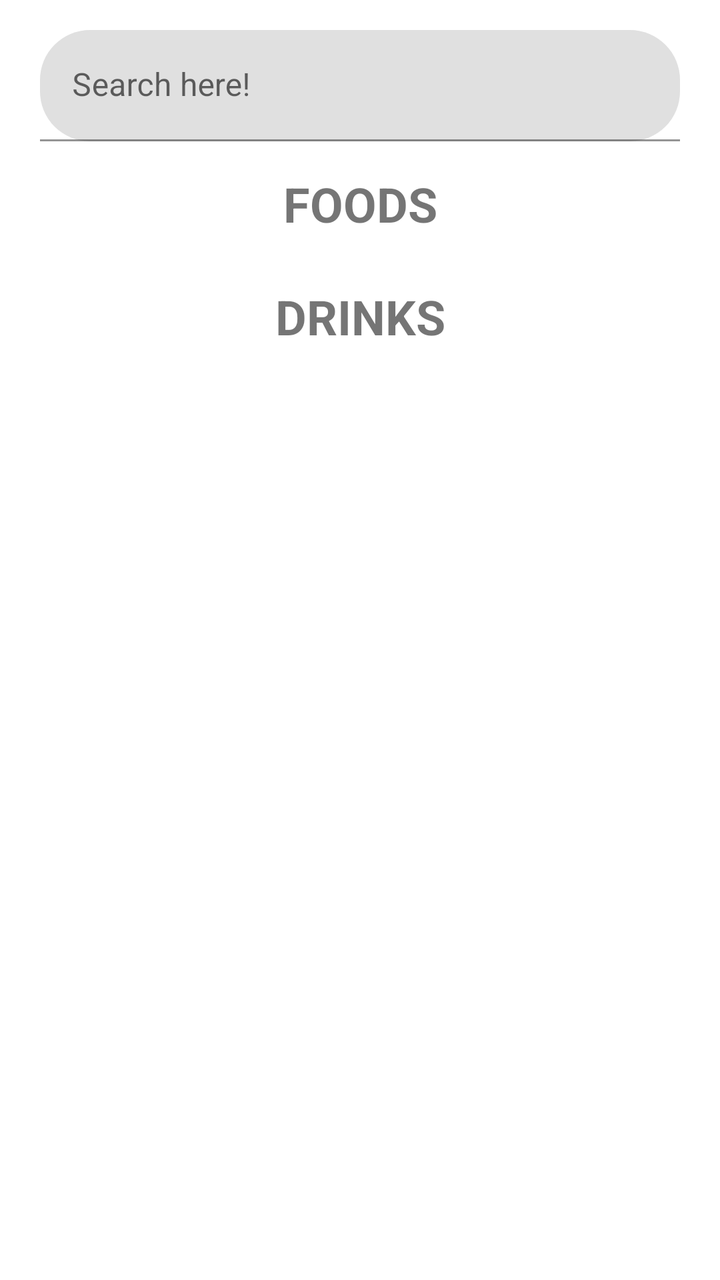
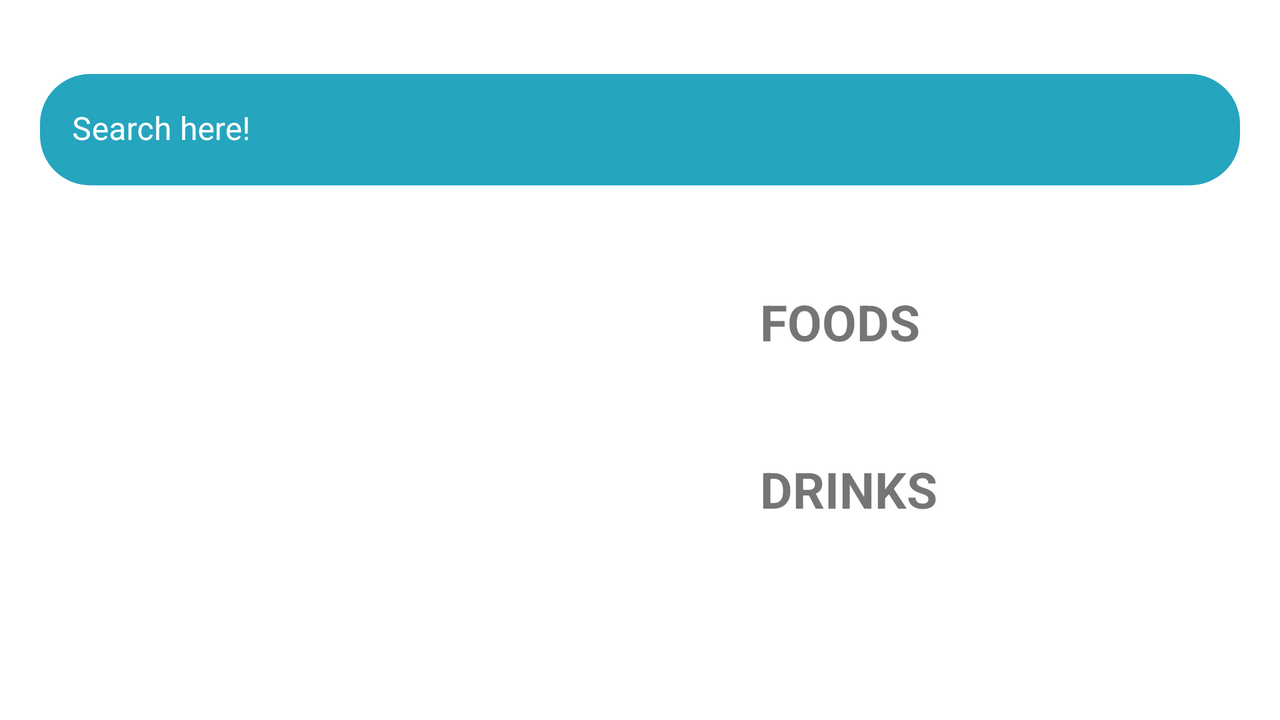

One screen, two layout resources from the same app: the default and the author's alternative for another configuration. Each is rendered where Android would select it; the XML of both is given below.
<!-- AndroidManifest.xml: application theme Theme.Majika -->
<!-- res/layout/fragment_menu.xml -->
<?xml version="1.0" encoding="utf-8"?>
<FrameLayout xmlns:android="http://schemas.android.com/apk/res/android"
    xmlns:app="http://schemas.android.com/apk/res-auto"
    xmlns:tools="http://schemas.android.com/tools"
    android:layout_width="match_parent"
    android:layout_height="match_parent"
    tools:context=".MenuFragment">

    <LinearLayout
        android:layout_width="match_parent"
        android:layout_height="match_parent"
        android:orientation="vertical">

        <com.google.android.material.textfield.TextInputLayout
            android:id="@+id/search_field"
            android:layout_width="match_parent"
            android:layout_height="wrap_content"
            android:layout_marginHorizontal="20dp"
            android:layout_marginVertical="15dp"
            app:boxCornerRadiusBottomEnd="25dp"
            app:boxCornerRadiusBottomStart="25dp"
            app:boxCornerRadiusTopEnd="25dp"
            app:boxCornerRadiusTopStart="25dp"
            app:hintTextColor="@color/mtrl_error">

            <com.google.android.material.textfield.TextInputEditText
                android:id="@+id/text_input"
                android:layout_width="match_parent"
                android:layout_height="wrap_content"
                android:hint="Search here!"
                android:singleLine="true" />
        </com.google.android.material.textfield.TextInputLayout>

        <androidx.core.widget.NestedScrollView
            android:layout_width="match_parent"
            android:layout_height="match_parent"
            android:fillViewport="true">

            <LinearLayout
                android:layout_width="match_parent"
                android:layout_height="wrap_content"
                android:orientation="vertical">

                <androidx.constraintlayout.widget.ConstraintLayout
                    android:layout_width="match_parent"
                    android:layout_height="match_parent">

                    <TextView
                        android:id="@+id/textView7"
                        android:layout_width="wrap_content"
                        android:layout_height="wrap_content"
                        android:text="FOODS"
                        android:textSize="24sp"
                        android:textStyle="bold"
                        app:layout_constraintEnd_toEndOf="parent"
                        app:layout_constraintStart_toStartOf="parent"
                        app:layout_constraintTop_toTopOf="parent" />

                    <androidx.recyclerview.widget.RecyclerView
                        android:id="@+id/Daftar_Makanan"
                        android:layout_width="match_parent"
                        android:layout_height="wrap_content"
                        android:layout_marginHorizontal="16dp"
                        android:layout_marginTop="8dp"
                        android:overScrollMode="never"
                        app:layout_constraintStart_toStartOf="parent"
                        app:layout_constraintTop_toBottomOf="@+id/textView7">

                    </androidx.recyclerview.widget.RecyclerView>

                    <TextView
                        android:id="@+id/textView6"
                        android:layout_width="wrap_content"
                        android:layout_height="wrap_content"
                        android:layout_marginTop="16dp"
                        android:text="DRINKS"
                        android:textSize="24sp"
                        android:textStyle="bold"
                        app:layout_constraintEnd_toEndOf="parent"
                        app:layout_constraintStart_toStartOf="parent"
                        app:layout_constraintTop_toBottomOf="@+id/Daftar_Makanan" />

                    <androidx.recyclerview.widget.RecyclerView
                        android:id="@+id/list_drinks"
                        android:layout_width="match_parent"
                        android:layout_height="wrap_content"
                        android:layout_marginHorizontal="16dp"
                        android:layout_marginVertical="8dp"
                        android:overScrollMode="never"
                        app:layout_constraintStart_toStartOf="parent"
                        app:layout_constraintTop_toBottomOf="@+id/textView6">

                    </androidx.recyclerview.widget.RecyclerView>

                </androidx.constraintlayout.widget.ConstraintLayout>
            </LinearLayout>
        </androidx.core.widget.NestedScrollView>
    </LinearLayout>

</FrameLayout>
<!-- resources referenced by this layout -->
<resources>
  <style name="Theme.Majika" parent="Theme.MaterialComponents.DayNight.NoActionBar">
          <item name="colorPrimary">#25a5be</item>
          <item name="colorPrimaryVariant">@color/purple_700</item>
          <item name="colorOnPrimary">@color/white</item>
          <item name="colorSecondary">@color/teal_200</item>
          <item name="colorSecondaryVariant">@color/teal_700</item>
          <item name="colorOnSecondary">@color/black</item>
          <item name="android:statusBarColor">#25a5be</item>
      </style>
  <color name="purple_700">#FF3700B3</color>
  <color name="white">#FFFFFFFF</color>
  <color name="teal_200">#FF03DAC5</color>
  <color name="teal_700">#FF018786</color>
  <color name="black">#FF000000</color>
</resources>
<!-- res/layout-land/fragment_menu.xml (the author's variant of the layout above) -->
<!-- drawn on the phone turned sideways -->
<?xml version="1.0" encoding="utf-8"?>
<FrameLayout xmlns:android="http://schemas.android.com/apk/res/android"
    xmlns:app="http://schemas.android.com/apk/res-auto"
    xmlns:tools="http://schemas.android.com/tools"
    android:layout_width="match_parent"
    android:layout_height="match_parent"
    tools:context=".MenuFragment">

    <LinearLayout
        android:layout_width="match_parent"
        android:layout_height="match_parent"
        android:orientation="horizontal">

        <LinearLayout
            android:layout_width="match_parent"
            android:layout_height="match_parent"
            android:orientation="vertical">
            <com.google.android.material.textfield.TextInputLayout
                android:id="@+id/search_field"
                android:layout_width="match_parent"
                android:layout_height="100dp"
                android:layout_marginHorizontal="20dp"
                android:layout_marginVertical="15dp"
                android:gravity="center_vertical"
                android:textColorHint="#FFFFFF"
                app:boxBackgroundColor="#25a5be"
                app:boxCornerRadiusBottomEnd="25dp"
                app:boxCornerRadiusBottomStart="25dp"
                app:boxCornerRadiusTopEnd="25dp"
                app:boxCornerRadiusTopStart="25dp"
                app:boxStrokeWidth="0dp">

                <com.google.android.material.textfield.TextInputEditText
                    android:id="@+id/text_input"
                    android:layout_width="match_parent"
                    android:layout_height="wrap_content"

                    android:hint="Search here!" />
            </com.google.android.material.textfield.TextInputLayout>
            <androidx.core.widget.NestedScrollView
                android:layout_width="match_parent"
                android:layout_height="match_parent"
                android:fillViewport="true">

                <LinearLayout
                    android:layout_width="match_parent"
                    android:layout_height="wrap_content"
                    android:orientation="vertical">

                    <androidx.constraintlayout.widget.ConstraintLayout
                        android:layout_width="match_parent"
                        android:layout_height="match_parent">

                        <TextView
                            android:id="@+id/textView7"
                            android:layout_width="wrap_content"
                            android:layout_height="wrap_content"
                            android:layout_marginStart="380dp"
                            android:layout_marginTop="14dp"
                            android:text="FOODS"
                            android:textSize="25sp"
                            android:textStyle="bold"
                            app:layout_constraintStart_toStartOf="parent"
                            app:layout_constraintTop_toTopOf="parent" />

                        <androidx.recyclerview.widget.RecyclerView
                            android:id="@+id/list_drinks"
                            android:layout_width="match_parent"
                            android:layout_height="wrap_content"
                            android:layout_marginTop="26dp"
                            android:overScrollMode="never"
                            app:layout_constraintStart_toStartOf="parent"
                            app:layout_constraintTop_toBottomOf="@+id/textView6">

                        </androidx.recyclerview.widget.RecyclerView>

                        <TextView
                            android:id="@+id/textView6"
                            android:layout_width="wrap_content"
                            android:layout_height="wrap_content"
                            android:layout_marginStart="380dp"
                            android:layout_marginTop="20dp"
                            android:text="DRINKS"
                            android:textSize="25sp"
                            android:textStyle="bold"
                            app:layout_constraintStart_toStartOf="parent"
                            app:layout_constraintTop_toBottomOf="@+id/Daftar_Makanan" />

                        <androidx.recyclerview.widget.RecyclerView
                            android:id="@+id/Daftar_Makanan"
                            android:layout_width="match_parent"
                            android:layout_height="wrap_content"
                            android:layout_marginTop="30dp"
                            android:overScrollMode="never"
                            app:layout_constraintStart_toStartOf="parent"
                            app:layout_constraintTop_toBottomOf="@+id/textView7">

                        </androidx.recyclerview.widget.RecyclerView>

                    </androidx.constraintlayout.widget.ConstraintLayout>
                </LinearLayout>
            </androidx.core.widget.NestedScrollView>
        </LinearLayout>
    </LinearLayout>

</FrameLayout>
